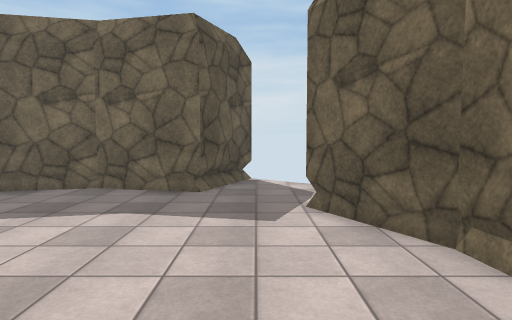
[1] (above)

15 first-person views from a walk through a scene from a Unity 3-D project. The camera is 1.5 m above the floor, tilts 4° down and sees 75° across. The floor is counted in squares, 1 m on a side. Each view is taken from the middle of a square. On the plan, view 1 faces up. The plan holds only what a view shows up to about 15 squares ahead; the rest is blank. The place goes on beyond the plan. Surface patterns are stand-ins for the level's own textures.

[2]
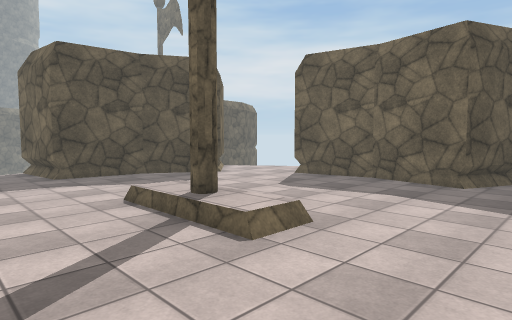

[3]
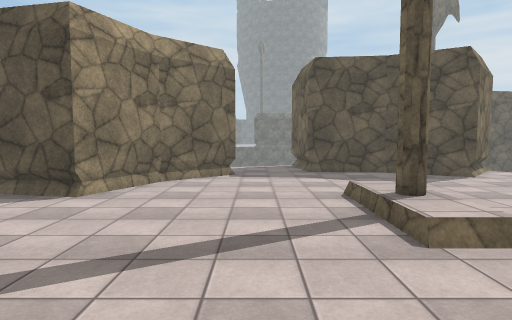

[4]
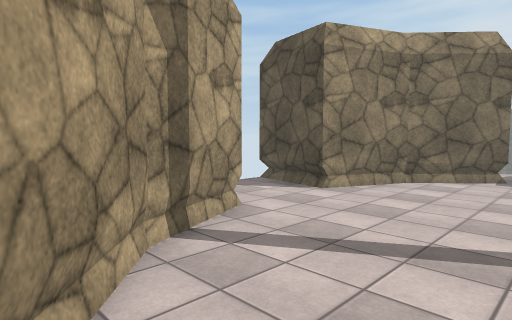

[5]
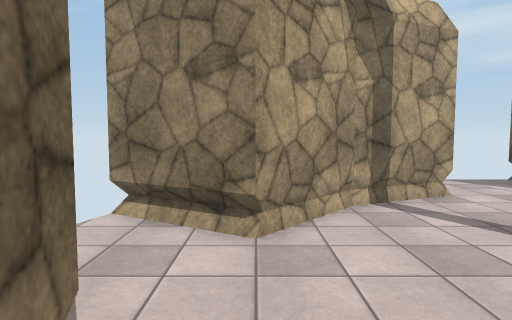

[6]
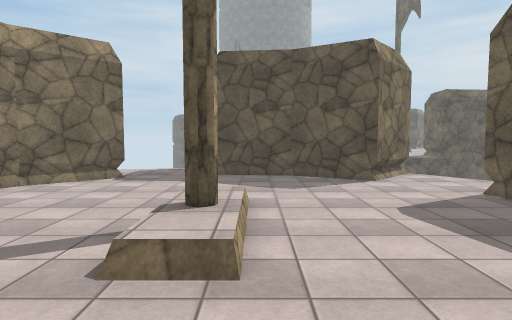

[7]
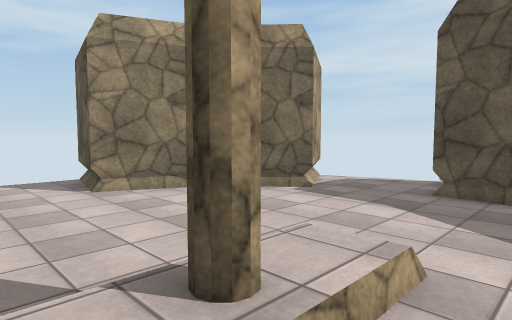

[8]
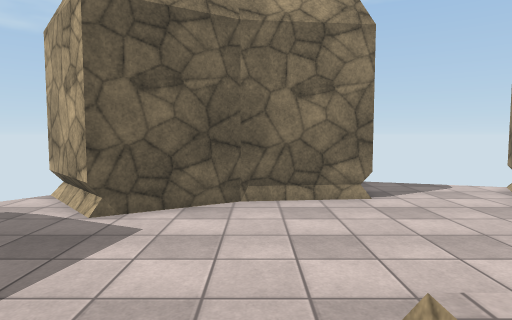

[9]
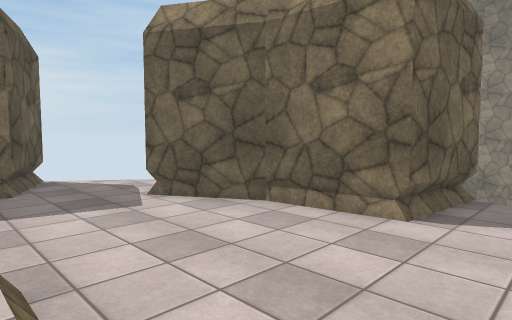

[10]
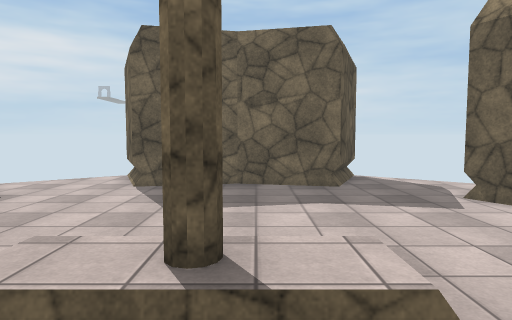

[11]
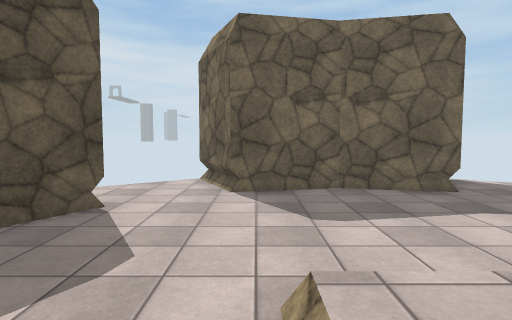

[12]
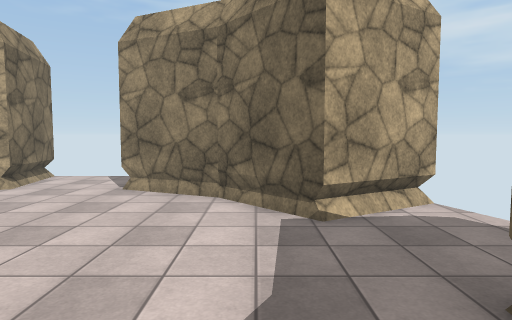

[13]
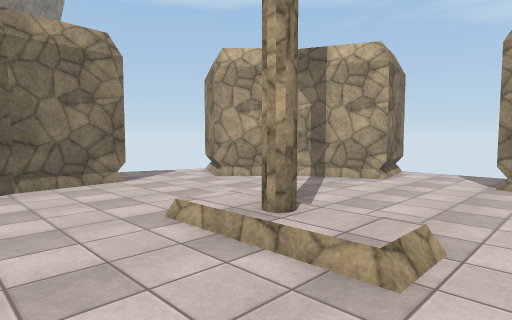

[14]
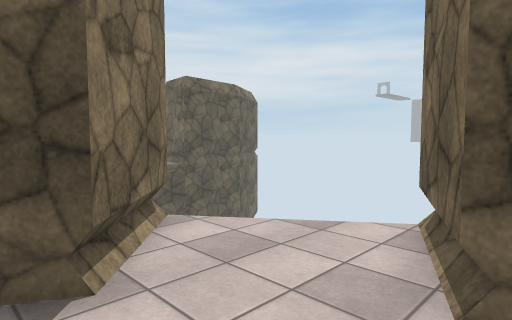

[15]
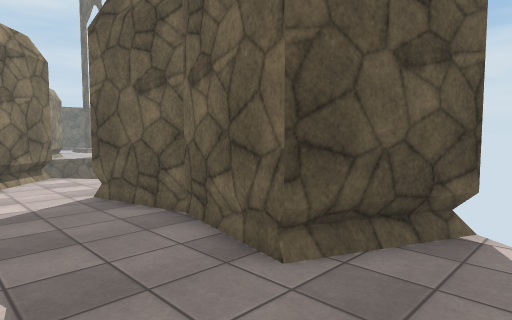

### Floor plan
Key: @ floor where view 1 was taken; # wall or solid block; x gap in a wall; . floor; O other object.
Columns run from 15 left of view 1 to 6 right of it. Each row starts with its distance up from view 1.
 12       x       #x
 11      ..#      #.
 10     ...########...
  9   x.....#....#....#
  8    ##............##
  7     #............#
  6    ##............#
  5    #.............##
  4    #..............#
  3    #..............#
  2   ##.....O#OO.....#
  1 ###...............####
  0  ..............@.....
 -1  ....................
 -2  ..##............#...
 -3  .####..........#####
 -4  x   ##........##
 -5       ###....###
 -6         #...##
 -7         #....#
 -8         #....#
 -9         #    #

Positions as (right, up) in squares from view 1, and headings:
1: (0, 0), facing up
2: (1, -2), facing up-left
3: (2, -1), facing left
4: (2, 0), facing down-left
5: (2, 3), facing down
6: (1, 3), facing left
7: (-3, 4), facing down-left
8: (-5, 4), facing right
9: (-3, -1), facing up-right
10: (-4, -1), facing up
11: (-7, 0), facing up
12: (-10, 4), facing down
13: (-8, 6), facing down-right
14: (-7, 6), facing up-left
15: (1, 6), facing up-left
